Frame 1 (no input): blank canvas, image omitted
Frame 60 (no input): blank canvas, image omitted
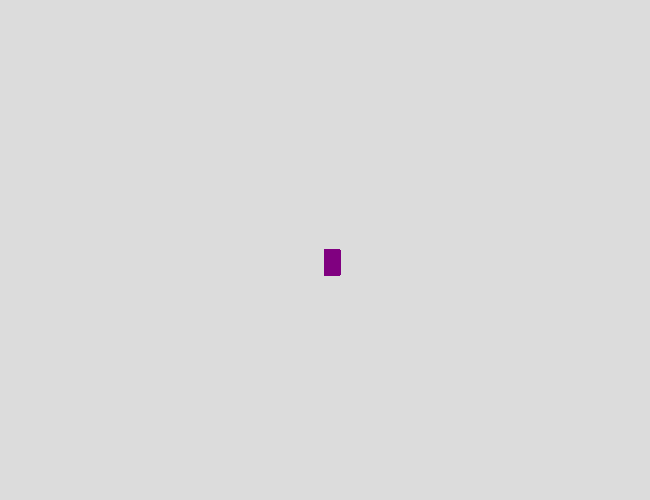
Frame 120 (the mouse pressed at the canvas centre since frame 60)

The p5.js sketch whose frames 1 and 60 were blank and that drew this single picture after the mouse press (run headless with seeded random() and noise() and a simulated clock; from frame 60 on, the mouse is pressed at the canvas centre):

// p5.js sketch
// ── sketch.js
function setup() {
    createCanvas(650, 500);
    background(220);
  }
  
  function draw() {
   
    stroke("purple");
    fill("purple");
  
    //console.log(mouseIsPressed);
  
    if (mouseIsPressed) {
      rect(mouseX, mouseY, 15, 25);
    }
  }
  
